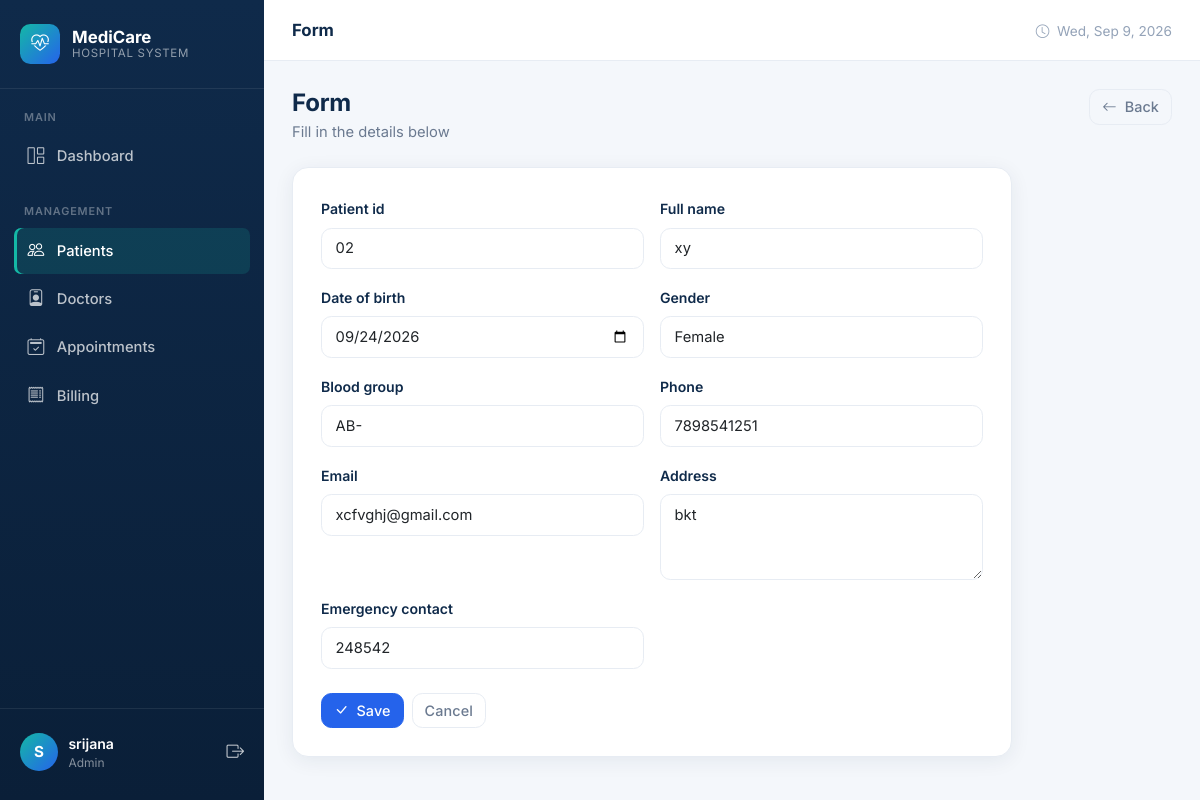
Screenshot of /patients/2/edit/ (signed in) with the database file from the repository.
### hospital/models.py (models this page shows, shortened)
class Patient(models.Model):
        user = models.OneToOneField(
        User,
        on_delete=models.CASCADE,
        null=True,
        blank=True,
        related_name='patient_profile'
    )
        GENDER_CHOICES = [
        ('Male', 'Male'),
        ('Female', 'Female'),
        ('Other', 'Other'),
    ]
        BLOOD_GROUP_CHOICES = [
        ('A+', 'A+'),
        ('A-', 'A-'),
        ('B+', 'B+'),
        ('B-', 'B-'),
        ('AB+', 'AB+'),
        ('AB-', 'AB-'),
        ('O+', 'O+'),
        ('O-', 'O-'),
    ]
        patient_id = models.CharField(max_length=20, unique=True)
        full_name = models.CharField(max_length=100)
        date_of_birth = models.DateField()
        gender = models.CharField(max_length=10, choices=GENDER_CHOICES)
        blood_group = models.CharField(
        max_length=5,
        choices=BLOOD_GROUP_CHOICES
    )
        phone = models.CharField(max_length=15)
        email = models.EmailField(blank=True)
        address = models.TextField()
        emergency_contact = models.CharField(max_length=15)
        created_at = models.DateTimeField(auto_now_add=True)

### hospital/views.py (the view)
@login_required
def edit_patient(request, id):
    patient = get_object_or_404(Patient, id=id)
    if request.method == 'POST':
        form = PatientForm(request.POST, instance=patient)
        if form.is_valid():
            form.save()
            return redirect('patient_list')
    else:
        form = PatientForm(instance=patient)
    return render(
        request,
        'hospital/edit_patient.html',
        {
            'form': form,
            'patient': patient,
        }
    )

### hospital/templates/hospital/edit_patient.html (shortened to what this page needs)
{% extends 'hospital/base.html' %}
{% block page_title %}Form{% endblock %}
{% block content %}
<div class="page-header">
    <div>
        <h1>Form</h1>
        <div class="subtitle">Fill in the details below</div>
    </div>
    <a href="javascript:history.back()" class="btn btn-outline-secondary">
        <i class="bi bi-arrow-left me-1"></i> Back
    </a>
</div>
<div class="form-section" style="max-width:720px;">
    <form method="POST">
        <div class="row g-3">
            {% for field in form %}
            <div class="col-md-6">
                <label class="form-label" for="{{ field.id_for_label }}">{{ field.label }}</label>
                {{ field }}
            </div>
            {% endfor %}
        </div>
        <div class="mt-4 d-flex gap-2">
            <button type="submit" class="btn btn-primary">
                <i class="bi bi-check-lg me-1"></i> Save
            </button>
            <a href="javascript:history.back()" class="btn btn-outline-secondary">Cancel</a>
        </div>
    </form>
</div>
{% endblock %}

### hospital/templates/hospital/base.html (shortened to what this page needs)
{% load static %}
<!DOCTYPE html>
<html lang="en">
<head>
    <link href="https://cdn.jsdelivr.net/npm/bootstrap@5.3.3/dist/css/bootstrap.min.css" rel="stylesheet">
    <link href="https://cdn.jsdelivr.net/npm/bootstrap-icons@1.11.3/font/bootstrap-icons.min.css" rel="stylesheet">
    <link href="{% static 'hospital/css/style.css' %}" rel="stylesheet">
</head>
<body>
{% if request.user.is_authenticated %}
<div class="app-wrapper">
    <aside class="sidebar" id="sidebar">
        <div class="sidebar-brand">
            <div class="brand-icon">
                <i class="bi bi-heart-pulse"></i>
            </div>
            <div class="brand-text">
                MediCare
                <small>Hospital System</small>
            </div>
        </div>
        <nav class="sidebar-nav">
            {% if request.user.profile.role == 'STAFF' or request.user.is_superuser %}
            <div class="nav-section">
                <div class="nav-section-title">Main</div>
                <a href="{% url 'staff_dashboard' %}" class="nav-link {% if request.resolver_match.url_name == 'staff_dashboard' or request.resolver_match.url_name == 'dashboard' %}active{% endif %}">
                    <i class="bi bi-grid-1x2"></i> Dashboard
                </a>
            </div>
            <div class="nav-section">
                <div class="nav-section-title">Management</div>
                <a href="{% url 'patient_list' %}" class="nav-link {% if 'patient' in request.resolver_match.url_name %}active{% endif %}">
                    <i class="bi bi-people"></i> Patients
                </a>
                <a href="{% url 'doctor_list' %}" class="nav-link {% if 'doctor' in request.resolver_match.url_name and 'dashboard' not in request.resolver_match.url_name %}active{% endif %}">
                    <i class="bi bi-person-badge"></i> Doctors
                </a>
                <a href="{% url 'appointment_list' %}" class="nav-link {% if 'appointment' in request.resolver_match.url_name %}active{% endif %}">
                    <i class="bi bi-calendar2-check"></i> Appointments
                </a>
                <a href="{% url 'bill_list' %}" class="nav-link {% if 'bill' in request.resolver_match.url_name %}active{% endif %}">
                    <i class="bi bi-receipt"></i> Billing
                </a>
            </div>
            {% endif %}
        </nav>
        <div class="sidebar-footer">
            <div class="user-info">
                <div class="user-avatar">
                    {{ request.user.username|first|upper }}
                </div>
                <div class="user-meta">
                    <div class="name">{{ request.user.get_full_name|default:request.user.username }}</div>
                    <div class="role">
                        {% if request.user.profile.role == 'STAFF' %}Hospital Staff
                        {% elif request.user.profile.role == 'DOCTOR' %}Doctor
                        {% elif request.user.profile.role == 'PATIENT' %}Patient
                        {% else %}Admin{% endif %}
                    </div>
                </div>
                <a href="{% url 'logout' %}" class="text-white opacity-75" title="Logout" style="font-size:1.1rem;">
                    <i class="bi bi-box-arrow-right"></i>
                </a>
            </div>
        </div>
    </aside>
    <div class="main-content">
        <header class="topbar">
            <div class="d-flex align-items-center gap-3">
                <div class="topbar-title">{% block page_title %}Dashboard{% endblock %}</div>
            </div>
            <div class="topbar-actions">
                <span class="text-muted-2 d-none d-md-inline" style="font-size:0.85rem;">
                    <i class="bi bi-clock me-1"></i>
                    <span id="currentDate"></span>
                </span>
            </div>
        </header>
        <div class="content-area">
            {% block content %}{% endblock %}
        </div>
    </div>
</div>
{% else %}
{% block auth_content %}{% endblock %}
{% endif %}
</body>
</html>

### rows the page displays
Patient: form "02" "xy" "09/24/2026" "Female" "AB-" "7898541251" "xcfvghj@gmail.com" "bkt" "248542"

### other values shown
{{ request.user.username|first|upper }} "S"
{{ request.user.get_full_name|default:request.user.username }} "srijana"
{{ field.label }} "Patient id" "Full name" "Date of birth" "Gender" "Blood group" "Phone" "Email" "Address" "Emergency contact"
